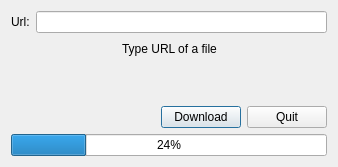
<?xml version="1.0" encoding="UTF-8"?>
<ui version="4.0">
 <class>HttpDownload</class>
 <widget class="QDialog" name="HttpDownload">
  <property name="geometry">
   <rect>
    <x>0</x>
    <y>0</y>
    <width>336</width>
    <height>167</height>
   </rect>
  </property>
  <property name="windowTitle">
   <string>HttpDownload</string>
  </property>
  <layout class="QGridLayout" name="gridLayout">
   <item row="2" column="1">
    <spacer name="verticalSpacer">
     <property name="orientation">
      <enum>Qt::Vertical</enum>
     </property>
     <property name="sizeHint" stdset="0">
      <size>
       <width>291</width>
       <height>27</height>
      </size>
     </property>
    </spacer>
   </item>
   <item row="0" column="1">
    <widget class="QLineEdit" name="urlEdit"/>
   </item>
   <item row="3" column="0" colspan="2">
    <layout class="QHBoxLayout" name="horizontalLayout_3">
     <item>
      <spacer name="horizontalSpacer">
       <property name="orientation">
        <enum>Qt::Horizontal</enum>
       </property>
       <property name="sizeHint" stdset="0">
        <size>
         <width>40</width>
         <height>20</height>
        </size>
       </property>
      </spacer>
     </item>
     <item>
      <widget class="QPushButton" name="downloadButton">
       <property name="text">
        <string>Download</string>
       </property>
       <property name="autoRepeatDelay">
        <number>300</number>
       </property>
      </widget>
     </item>
     <item>
      <widget class="QPushButton" name="quitButton">
       <property name="text">
        <string>Quit</string>
       </property>
      </widget>
     </item>
    </layout>
   </item>
   <item row="0" column="0">
    <widget class="QLabel" name="urlLabel">
     <property name="text">
      <string>Url:</string>
     </property>
    </widget>
   </item>
   <item row="1" column="0" colspan="2">
    <layout class="QHBoxLayout" name="horizontalLayout_2">
     <item>
      <spacer name="horizontalSpacer_2">
       <property name="orientation">
        <enum>Qt::Horizontal</enum>
       </property>
       <property name="sizeHint" stdset="0">
        <size>
         <width>40</width>
         <height>20</height>
        </size>
       </property>
      </spacer>
     </item>
     <item>
      <widget class="QLabel" name="statusLabel">
       <property name="text">
        <string>Type URL of a file</string>
       </property>
      </widget>
     </item>
     <item>
      <spacer name="horizontalSpacer_3">
       <property name="orientation">
        <enum>Qt::Horizontal</enum>
       </property>
       <property name="sizeHint" stdset="0">
        <size>
         <width>40</width>
         <height>20</height>
        </size>
       </property>
      </spacer>
     </item>
    </layout>
   </item>
   <item row="4" column="0" colspan="2">
    <widget class="QProgressBar" name="progressBar">
     <property name="value">
      <number>24</number>
     </property>
    </widget>
   </item>
  </layout>
 </widget>
 <layoutdefault spacing="6" margin="11"/>
 <resources/>
 <connections/>
</ui>
